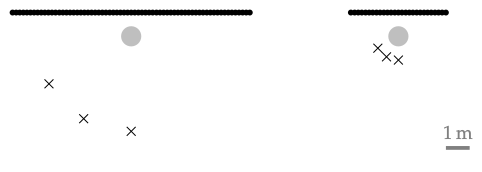

Here is the gnuplot script that generated this plot:
#!/usr/bin/gnuplot
#
# FIGURE 5.13: Setup for Experiment 1. The position of the synthesized focused
# source is indicated by the grey point. The position of the listener by black
# crosses and secondary sources by black dots.
#
# AUTHOR:   Hagen Wierstorf
# SOFTWARE: gnuplot 5.0 patchlevel 3

reset
set macros
set loadpath '../../gnuplot' 'data'

load 'latex.cfg'
load 'localization.cfg'
load 'array.cfg'
load 'noborder.cfg'

set terminal epslatex size 5cm,2.5cm color colortext @footnotesize
set output 'fig5_13.tex'

set style line 1 lc rgb 'black' pt 2 ps 0.75 lw 1

unset key
set size ratio -1

set tmargin 0
set bmargin 0
set lmargin 0.5
set rmargin 0.5

unset tics
unset xlabel
unset ylabel

# === start plotting =====================================================
set multiplot layout 1,2

# --- 1 ---
set xrange [-5.1:5.1]
set yrange [-6:0.2]
# WFS focused source, 67 secondary sources
plot 'array_nls67_linear.txt'           @array_active ps 0.5 w p,\
     'listener_positions2.txt'          w p ls 1, \
     set_focused_source(0,-1)           @focused_source

# --- 2 ---
# WFS focused source, 27 secondary sources
set arrow from 2,-5.7 to 3,-5.7 nohead front ls 101 lw 4
set label '\tiny $1$\,m' at 2.5,-5 center front tc ls 101
plot 'array_nls27_linear.txt'           @array_active ps 0.5 w p,\
     'listener_positions1.txt'          w p ls 1, \
     set_focused_source(0,-1)           @focused_source

unset multiplot

call 'plot.plt' 'fig5_13'
